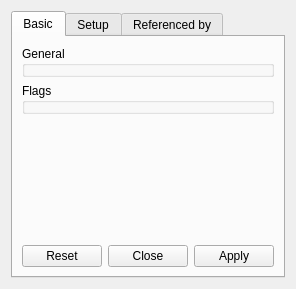
<?xml version="1.0" encoding="UTF-8"?>
<ui version="4.0">
 <class>XYZAxesObjectDesigner</class>
 <widget class="QWidget" name="XYZAxesObjectDesigner">
  <property name="geometry">
   <rect>
    <x>0</x>
    <y>0</y>
    <width>279</width>
    <height>289</height>
   </rect>
  </property>
  <property name="windowTitle">
   <string>Graphics Object</string>
  </property>
  <property name="toolTip">
   <string/>
  </property>
  <layout class="QVBoxLayout" name="_2">
   <item>
    <widget class="QTabWidget" name="tabWidget">
     <property name="currentIndex">
      <number>0</number>
     </property>
     <widget class="QWidget" name="tab">
      <attribute name="title">
       <string>Basic</string>
      </attribute>
      <layout class="QVBoxLayout">
       <item>
        <widget class="QGroupBox" name="generalGB">
         <property name="title">
          <string>General</string>
         </property>
        </widget>
       </item>
       <item>
        <widget class="QGroupBox" name="flagsGB">
         <property name="title">
          <string>Flags</string>
         </property>
        </widget>
       </item>
       <item>
        <spacer name="verticalSpacer">
         <property name="orientation">
          <enum>Qt::Vertical</enum>
         </property>
         <property name="sizeHint" stdset="0">
          <size>
           <width>20</width>
           <height>40</height>
          </size>
         </property>
        </spacer>
       </item>
       <item>
        <widget class="QDialogButtonBox" name="buttonBox">
         <property name="standardButtons">
          <set>QDialogButtonBox::Apply|QDialogButtonBox::Close|QDialogButtonBox::Reset</set>
         </property>
        </widget>
       </item>
      </layout>
     </widget>
     <widget class="QWidget" name="setupTab">
      <attribute name="title">
       <string>Setup</string>
      </attribute>
     </widget>
     <widget class="QWidget" name="refByTab">
      <attribute name="title">
       <string>Referenced by</string>
      </attribute>
     </widget>
    </widget>
   </item>
  </layout>
 </widget>
 <resources/>
 <connections/>
</ui>
